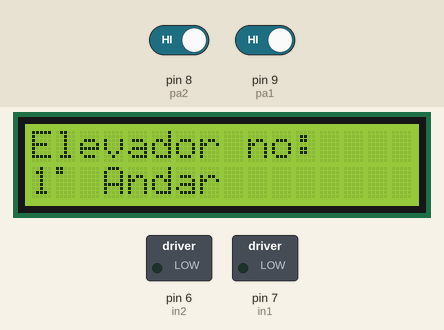
Recording of a sketch running on a simulated Arduino Uno, built with avr-gcc and run on an emulated ATmega328P. Shown: 16×2 character LCD, switched loads named in the sketch (green lamp = pin HIGH). Inputs (shaded band) come from the test bench; at power-on: pin 8 (pa2) HIGH, pin 9 (pa1) HIGH. What the sketch prints to the serial monitor is not drawn.

Above: at 1.2 s.
1.3 s: pin 8 (pa2) driven LOW
At 1.9 s:
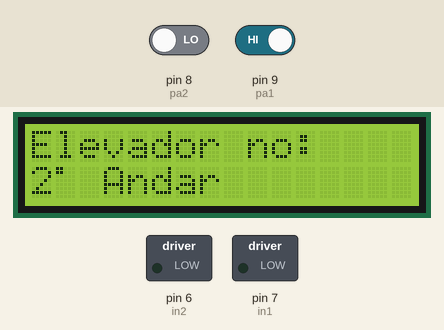
3.0 s: pin 9 (pa1) driven LOW
4.6 s: pin 8 (pa2) driven HIGH and pin 9 (pa1) driven HIGH
Timing chart, 0 to 7.6 s (numbered marks = the images above; inputs shaded):
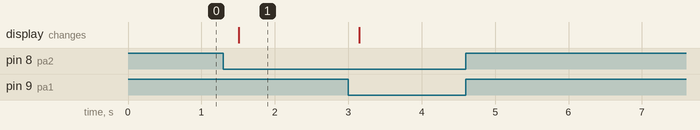

Measured:
- after the input at 1.3 s, the display: changes after 0.21 s (image 1)
- after the input at 4.6 s, every drawn part: stays the same

The sketch:

ProjElevador.ino
```cpp
#include<LiquidCrystal.h>

#define in1 7
#define in2 6

LiquidCrystal lcd(12,11,5,4,3,2);

int aa = 1; // Andar Atual
int bt1,bt2; // Botão n
int pa1= 9, pa2 = 8;// Pin Andar n°

byte Graus[8] = {
  B11000, B11000, B00000, B00000,
  B00000, B00000, B00000, B00000
};

void setup() {
  pinMode(7, OUTPUT);pinMode(6, OUTPUT);
  pinMode(pa1, INPUT);pinMode(pa2, INPUT);
  lcd.createChar(0,Graus); // Graus(nome do array)
  lcd.begin(16,2); // Define o numero de colunas e linhas
  Serial.begin(9600);
}

void loop() {
  // pegando dados
  // Verificar qual o proximo andar
  bt1 = !digitalRead(pa1);
  bt2 = !digitalRead(pa2);
  // Parte do motor
    // Próximo Andar
    if (bt1 == 1) {
      irAndar(1);
    }else if (bt2 == 1) {
      irAndar(2);
    }
  // Parte do lcd
  lcd.clear();
  lcd.setCursor(0,0);
  lcd.print("Elevador no: ");
  lcd.setCursor(0,1);
  lcd.print(aa);
  lcd.write(byte(0));
  lcd.print(" Andar");
  delay(200);
}

void irAndar(int andar) {
  Serial.print(andar);
  Serial.println("° andar");
  if (andar > aa) {
    // Subir
    Serial.println("Subir");
    for (int i = andar;i < aa;i++) {
      digitalWrite(in1, HIGH);
      digitalWrite(in2, LOW);
      delay(2000); // 2s
      digitalWrite(in1, LOW);
      digitalWrite(in2, LOW);
    }
  }else if (andar < aa) {
    // Decer
    Serial.println("Decer");
    for (int i = andar; i > aa; i--) {
      digitalWrite(in1, LOW);
      digitalWrite(in2, HIGH);
      delay(2000); // 2s
      digitalWrite(in1, LOW);
      digitalWrite(in2, LOW);
    }
  }
  aa = andar;
}
```
